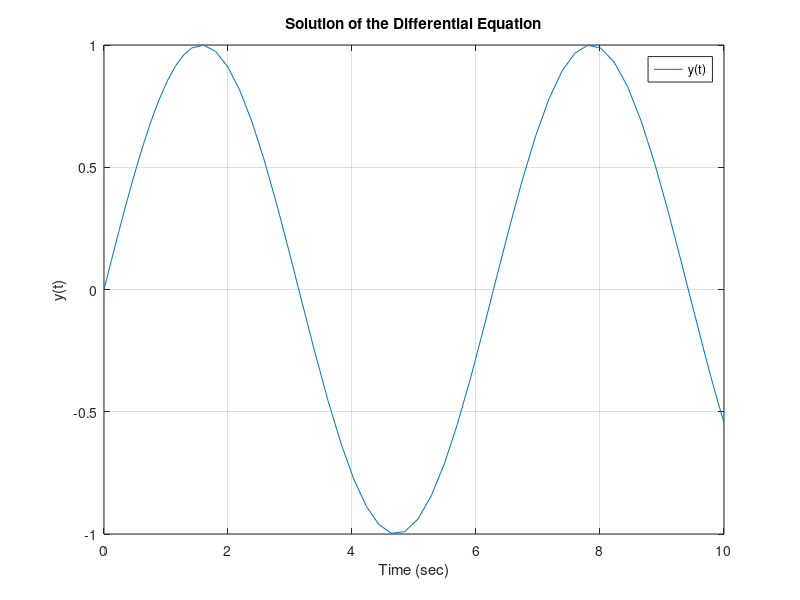

Reproduce this figure in MATLAB.
fn = @(t, y) [y(2); -y(1)];
init = [0; 1];
t = [0, 10];


[t, y] = ode45(fn, t, init);

plot(t, y(:, 1));
xlabel('Time (sec)');
ylabel('y(t)');
title('Solution of the Differential Equation');
grid on;
hold on;
legend('y(t)');
